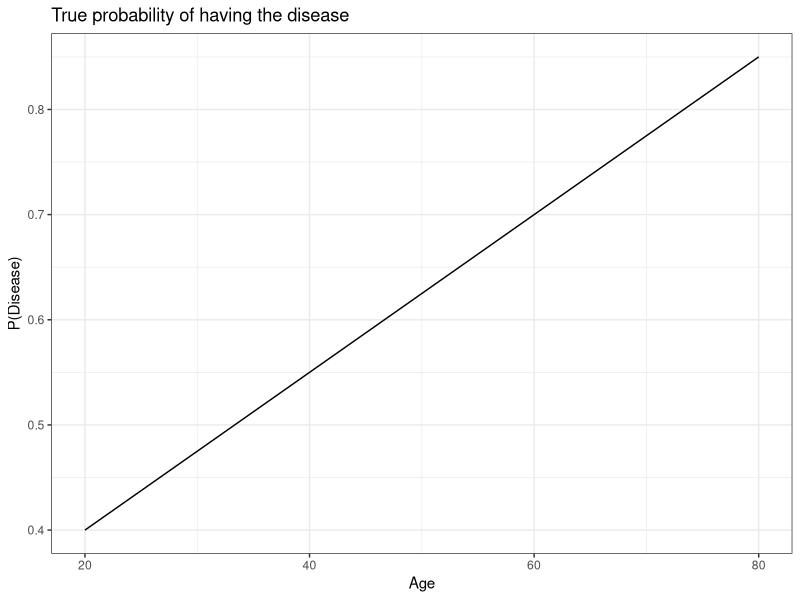

The R source for this figure:
## ---- chunk 1
library(tidyverse)
set.seed(123)
## ---- chunk 2
# True model of disease probability is a linear function of age
p_disease <- function(age){
  0.25 + 0.0075*age
}

# Plot true model
tibble(age = seq(20, 80, length.out=2), prob = p_disease(age)) %>%
  ggplot() +
  aes(x=age, y=prob) +
  geom_line() +
  labs(title = "True probability of having the disease",
       x="Age",
       y="P(Disease)") +
  theme_bw()
## ---- chunk 3
# Draw 10,000 patients uniformly between 40 and 60
ages <- runif(10000, min=40, max=60)

# Calculate true probabilities for each patient
probs <- p_disease(ages)

# Generate data where each patient has `probs` probability of having the disease
data <- map_dbl(probs, ~sample(c(0,1), size=1, prob=c(1-.x, .x)))
## ---- chunk 4
# Put simulation data into a data frame
df <- tibble(age=ages, prob=probs, disease=data)

# Dichotomize at age = 50
df$old <- (df$age > 50)

head(df)
## ---- chunk 5
table(df$disease, df$old)
## ---- chunk 6
odds_ratio <- (3329 / 1614) / (2976 / 2081)

odds_ratio
## ---- chunk 7
# Fit logistic regression model using continuous age
glm(disease ~ age, family=binomial(), data=df)
## ---- chunk 8
ages <- runif(10000, min=20, max=80)
probs <- p_disease(ages)
data <- map_dbl(probs, ~sample(c(0,1), size=1, prob=c(1-.x, .x)))
df <- tibble(age=ages, prob=probs, disease=data)
df$old <- (df$age > 50)

table(df$disease, df$old)
## ---- chunk 9
odds_ratio <- (3796 / 1179) / (2625 / 2400)

odds_ratio
## ---- chunk 10
glm(disease ~ age, family=binomial(), data=df)
